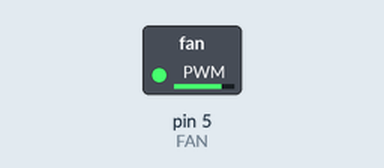
A sketch run on a simulated Arduino Uno, built with avr-gcc and run on an emulated ATmega328P. Shown: switched loads named in the sketch (green lamp = pin HIGH).

Above: at 0.05 s.
At 15.95 s:
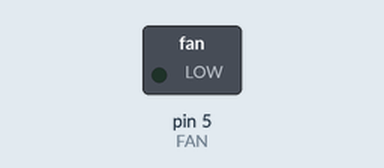
Timing chart, 0 to 20.8 s (numbered marks = the images above):
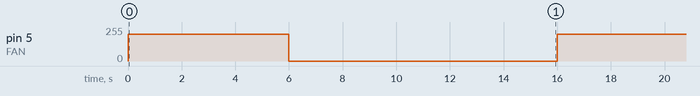

The sketch:

EX4_3.ino
```cpp
// EX 4_3

const int FAN = 5;  // MOSFET gate connection (PWM pin)

void setup() {
  pinMode(FAN, OUTPUT);
  analogWrite(FAN, 0);     // start in OFF state
}

void loop() {
  // Turn fan ON (duty cycle 200/255)
  analogWrite(FAN, 200);
  delay(6000);             // 6 s ON

  // Turn fan OFF
  analogWrite(FAN, 0);
  digitalWrite(FAN, LOW);
  delay(10000);            // 10 s OFF
}
```

EX4_1A.ino
```cpp
// EX 4.1_A - Bare-metal code

#define F_CPU 16000000UL
#include <avr/io.h>
#include <util/delay.h>

int main(void) {

    DDRB |= (1 << PB1);

    while (1) {
        PORTB |= (1 << PB1);   // Transistor ON → LED ON
        _delay_ms(3000);       // 3s on
        PORTB &= ~(1 << PB1);  //  TransistorOFF → LED OFF
        _delay_ms(1000);       // 1s off
    }
}
```

Measured:
- by itself, pin 5 (FAN): alternates 200/255 for 6.0 s and 0/255 for 10.0 s
